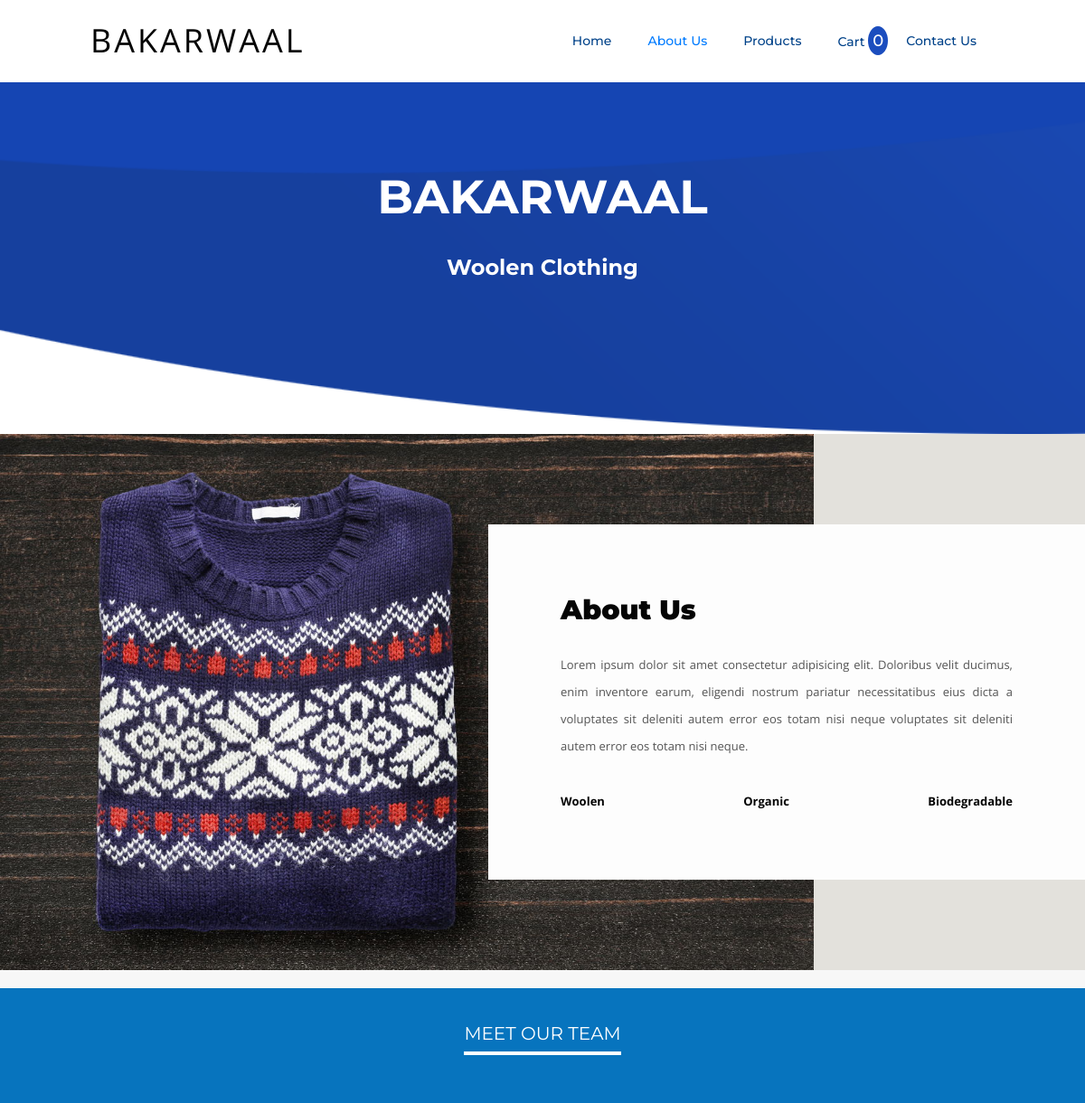
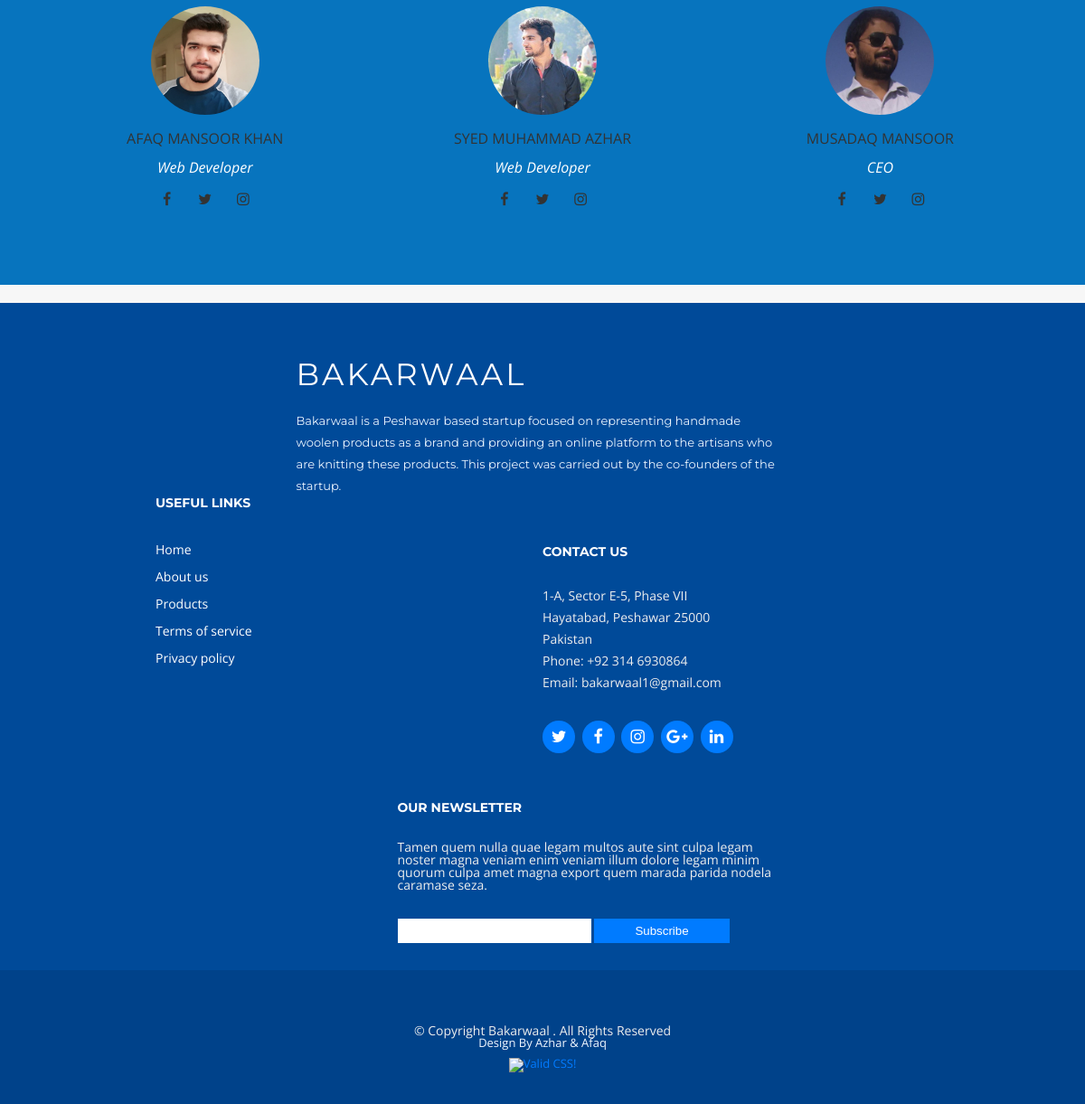
The page /aboutus.php on the database its author committed (2 pictures, top to bottom).
### tables this page shows
CREATE TABLE `team` (
  `id` int(10) UNSIGNED NOT NULL,
  `name` varchar(255) NOT NULL,
  `des` varchar(255) NOT NULL,
  `image` varchar(255) NOT NULL
);

### aboutus.php (the view, shortened to what this page needs)
<!DOCTYPE html>
<html lang="en">
<head>
  <link rel="stylesheet" href="https://stackpath.bootstrapcdn.com/font-awesome/4.7.0/css/font-awesome.min.css" >
  <link rel="stylesheet" href="css/style.css">
  <link rel="stylesheet" href="./css/footer.css">
</head>
<body>
<?php
	class User{
		public static function name($id) {
			$pdo = Database::makeConnection();
			$stmt = $pdo->prepare('SELECT name FROM team WHERE id= :id');
			$stmt->execute(array(
			':id' => $id
			));
			$name = $stmt->fetchColumn();
			return $name;
		}
		public static function des($id) {
			$pdo = Database::makeConnection();
			$stmt = $pdo->prepare('SELECT des FROM team WHERE id= :id');
			$stmt->execute(array(
			':id' => $id
			));
			$name = $stmt->fetchColumn();
			return $name;
		}
		public static function image($id) {
			$pdo = Database::makeConnection();
			$stmt = $pdo->prepare('SELECT image FROM team WHERE id= :id');
			$stmt->execute(array(
			':id' => $id
			));
			$name = $stmt->fetchColumn();
			return $name;
		}
	}
$cart_count=0;
?>
  	<header>
      <div class="logo"> Bakarwaal
      </div>
	    <nav class="active">
	        <ul >
	          <li ><a href="index.php" >Home</a></li>
	          <li ><a href="#" class="active">About Us</a></li>
	          <li><a href="products.php">Products</a></li>
	          <li><a href="cart.php">Cart <a id="cart_count"> <?php echo $cart_count; ?></a></a></li>
	          <li><a href="contact.php">Contact Us</a></li>
	        </ul>
      	</nav>
  	</header>
  	<section class="cd-intro" style="height: 60vh;">
		<div class="cd-intro-content mask" style="background-image: url('./css/intro-bg-2.png'); background-size: cover;">
			<h1 data-content="BAKARWAAL" style="margin-top: 60px;"><span>BAKARWAAL</span></h1>
			<h3 data-content="Woolen Clothing"><span>Woolen Clothing</span></h3>
		</div>
	</section>
	<div class="about-section">
        <div class="inner-container">
            <h1>About Us</h1>
            <p class="text">
                Lorem ipsum dolor sit amet consectetur adipisicing elit. Doloribus velit ducimus, enim inventore earum, eligendi nostrum pariatur necessitatibus eius dicta a voluptates sit deleniti autem error eos totam nisi neque voluptates sit deleniti autem error eos totam nisi neque.
            </p>
            <div class="skills">
                <span>Woolen</span>
                <span>Organic</span>
                <span>Biodegradable</span>
            </div>
        </div>
    </div>
        <div class="team-section">
		    <div class="inner-width">
		      <h1 style="color: white">Meet Our Team</h1>
		      <div class="pers">
		        <div class="pe">
		          <img src="<?php echo $product = User::image('1')?>" alt="">
		          <div class="p-name"><?php echo $product = User::name('1')?></div>
		          <div class="p-des"><?php echo $product = User::des('1')?></div>
		          <div class="p-sm">
		            <a href="#"><i class="fa fa-facebook-f"></i></a>
		            <a href="#"><i class="fa fa-twitter"></i></a>
		            <a href="#"><i class="fa fa-instagram"></i></a>
		          </div>
		        </div>
		        <div class="pe">
		          <img src="<?php echo $product = User::image('2')?>" alt="">
		          <div class="p-name"><?php echo $product = User::name('2')?></div>
		          <div class="p-des"><?php echo $product = User::des('2')?></div>
		          <div class="p-sm">
		            <a href="#"><i class="fa fa-facebook-f"></i></a>
		            <a href="#"><i class="fa fa-twitter"></i></a>
		            <a href="#"><i class="fa fa-instagram"></i></a>
		          </div>
		        </div>
		        <div class="pe">
		          <img src="<?php echo $product = User::image('3')?>" alt="">
		          <div class="p-name"><?php echo $product = User::name('3')?></div>
		          <div class="p-des"><?php echo $product = User::des('3')?></div>
		          <div class="p-sm">
		            <a href="#"><i class="fa fa-facebook-f"></i></a>
		            <a href="#"><i class="fa fa-twitter"></i></a>
		            <a href="#"><i class="fa fa-instagram"></i></a>
		          </div>
		        </div>
		      </div>
		    </div>
		</div>
<footer>
	<div class="footer-top">
		<div class="container">
			<div class="row">
				<div class="footer-info " >
					<h3>BakarWaal</h3>
					<p>Bakarwaal is a Peshawar based startup focused on representing handmade woolen products as a brand and providing an online platform to the artisans who are knitting these products. This project was carried out by the co-founders of the startup.</p>
				</div>
				<div class="footer-links ">
					<h4>Useful Links</h4>
						<ul>
						  <li><a href="./index.php">Home</a></li>
						  <li><a href="./aboutus.php">About us</a></li>
						  <li><a href="./products.php">Products</a></li>
						  <li><a href="#">Terms of service</a></li>
						  <li><a href="#">Privacy policy</a></li>
						</ul>
				</div>
				<div class="footer-contact ">
					<h4>Contact Us</h4>
						<p>1-A, Sector E-5, Phase VII<br>
						  Hayatabad, Peshawar 25000<br>
						  Pakistan<br>
						  <strong>Phone:</strong> +92 314 6930864<br>
						  <strong>Email:</strong> bakarwaal1@gmail.com<br>
						</p>
						<div class="social-links">
						  <a href="#" class="twitter"><i class="fa fa-twitter"></i></a>
						  <a target="_blank" href="https://www.facebook.com/bakarwaal/" class="facebook"><i class="fa fa-facebook"></i></a>
						  <a target="_blank" href="https://www.instagram.com/bak_arwaal/" class="instagram"><i class="fa fa-instagram"></i></a>
						  <a href="#" class="google-plus"><i class="fa fa-google-plus"></i></a>
						  <a target="_blank" href="https://www.linkedin.com/company/bakarwaal/" class="linkedin"><i class="fa fa-linkedin"></i></a>
						</div>
				</div>
				<div class="footer-newsletter ">
					<h4>Our Newsletter</h4>
						<p>Tamen quem nulla quae legam multos aute sint culpa legam noster magna veniam enim veniam illum dolore legam minim quorum culpa amet magna export quem marada parida nodela caramase seza.</p>
						<form action="./controllers/AboutUsController.php" method="post">
						  <input type="email" name="email">
						  <input type="submit" name="submit" value="Subscribe">
						</form>
				</div>
			</div>
		</div>
	</div>
	<div class=" footer-bottom container">
		<div class="copyright">
			© Copyright <strong>Bakarwaal</strong> . All Rights Reserved
		</div>
		<div class="credits">
			Design By Azhar & Afaq
			<p style="margin:0; margin-top: 10px;">
				<a href="#">
				    <img style="border:0;width:88px;height:31px;"
				        src="http://jigsaw.w3.org/css-validator/images/vcss-blue"
				        alt="Valid CSS!" />
				    </a>
				</p>
		</div>
	</div>
</footer>
</body>
</html>

### css/footer.css (style rules this page uses)
footer { background: #00428a; padding: 0 0 5px 0; color: #eee; font-size: 14px; width: 100%; font-family: "Open Sans", sans-serif; margin-top: 20px; }
.footer-top { background: #004a99; padding: 60px 0 30px 0; width: 100%; }
.footer-bottom { padding: 30px 0 30px 0; }
.container { margin: 0px 80px; }
.row { display: -ms-flexbox; display: flex; -ms-flex-wrap: wrap; flex-wrap: wrap; margin-right: -15px; margin-left: -15px; }
.footer-info { flex-grow: 0; flex-shrink: 0; flex-basis: 33.3333%; max-width: 30.333333%; margin-right: 10px; }
.footer-info h3 { font-size: 34px; margin: 0 0 20px 0; padding: 2px 0 2px 0; line-height: 1; font-family: "Montserrat", sans-serif; color: #fff; font-weight: 400; letter-spacing: 3px; text-transform: uppercase; }
.footer-info p { font-size: 13px; line-height: 24px; margin-bottom: 0; font-family: "Montserrat", sans-serif; color: #ecf5ff; }
.footer-top h4 { font-size: 14px; font-weight: bold; color: #fff; text-transform: uppercase; position: relative; padding-bottom: 10px; }
.footer-links { flex-grow: 0; flex-shrink: 0; flex-basis: 16.6667%; max-width: 16.666667%; }
.footer-links a { color: white; text-decoration: none; }
.footer-links li { padding: 8px 0px; list-style-type: none; }
.footer-contact { flex-grow: 0; flex-shrink: 0; flex-basis: 20%; max-width: 20%; }
.footer-contact p { line-height: 24px; }
.footer-newsletter { flex-grow: 0; flex-shrink: 0; flex-basis: 20%; max-width: 20%; }
.footer-newsletter input[type="email"] { border: 0; padding: 6px 8px; padding-top: 6px; padding-right: 8px; padding-bottom: 6px; padding-left: 8px; width: 50%; }
.footer-newsletter input[type="submit"] { background: #007bff; border: 0; width: 35%; padding: 6px 0; text-align: center; color: #fff; transition: 0.3s; cursor: pointer; }
.social-links a { font-size: 18px; display: inline-block; background: #007bff; color: #fff; line-height: 1; padding: 8px 0; margin-right: 4px; border-radius: 50%; text-align: center; width: 36px; height: 36px; transition: 0.3s; }
.copyright { text-align: center; padding-top: 30px; }
.credits { text-align: center; font-size: 13px; color: #f1f7ff; }
@media only screen and (max-width: 1278px) { .footer-info { flex-basis: 50%; max-width: 50%; flex-grow: 1; } }
@media only screen and (max-width: 1278px) { .footer-links { flex-basis: 40%; max-width: 40%; flex-grow: 1; margin-left: 10%; } }
@media only screen and (max-width: 1278px) { .footer-contact { flex-basis: 50%; max-width: 50%; flex-grow: 1; margin-top: 5%; } }
@media only screen and (max-width: 1278px) { .footer-newsletter { flex-basis: 40%; max-width: 40%; flex-grow: 1; margin-left: 10%; margin-top: 5%; } }

### aboutus.php (style rules this page uses)
.team-section { text-align: center; overflow: hidden; background:#0774BE; margin-top: 20px; }
.inner-width { max-width: 1200px; margin: auto; padding: 40px; color: #333; overflow: hidden; }
.team-section h1 { font-size: 20px; text-transform: uppercase; display: inline-block; border-bottom: 4px solid; padding-bottom: 10px; }
.pe { float: left; width: calc(100% / 3); overflow: hidden; padding: 40px 0; transition: 0.4s; }
.pe img { width: 120px; height: 120px; border-radius: 80px; }
.p-name { margin: 16px 0; text-transform: uppercase; }
.p-des { font-style: italic; color: white; }
.p-sm { margin-top: 12px; }
.p-sm a { margin: 0 4px; display: inline-block; width: 30px; height: 30px; transition: 0.4s; }
.p-sm a i { color: #333; line-height: 30px; }

### rows shown on the page
team: image (picture), name "AFAQ MANSOOR KHAN", des "Web Developer"
team: image (picture), name "SYED MUHAMMAD AZHAR", des "Web Developer"
team: image (picture), name "MUSADAQ MANSOOR", des "CEO"

### other values the page prints
$cart_count "0"
